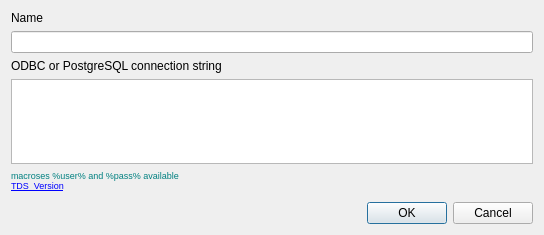
<?xml version="1.0" encoding="UTF-8"?>
<ui version="4.0">
 <class>ConnectionDialog</class>
 <widget class="QDialog" name="ConnectionDialog">
  <property name="geometry">
   <rect>
    <x>0</x>
    <y>0</y>
    <width>544</width>
    <height>235</height>
   </rect>
  </property>
  <property name="windowTitle">
   <string>dbms connection</string>
  </property>
  <layout class="QVBoxLayout" name="verticalLayout">
   <item>
    <widget class="QLabel" name="label">
     <property name="text">
      <string>Name</string>
     </property>
    </widget>
   </item>
   <item>
    <widget class="QLineEdit" name="editName"/>
   </item>
   <item>
    <widget class="QLabel" name="label_2">
     <property name="text">
      <string>ODBC or PostgreSQL connection string</string>
     </property>
    </widget>
   </item>
   <item>
    <widget class="QPlainTextEdit" name="editCS"/>
   </item>
   <item>
    <widget class="QLabel" name="label_3">
     <property name="styleSheet">
      <string notr="true">QLabel { font-size: 7pt; color: teal;}</string>
     </property>
     <property name="text">
      <string>&lt;html&gt;&lt;head/&gt;&lt;body&gt;&lt;span&gt;macroses %user% and %pass% available&lt;/span&gt;&lt;br/&gt;&lt;span&gt;&lt;a href=&quot;http://www.freetds.org/userguide/choosingtdsprotocol.htm&quot;&gt;&lt;span style=&quot; text-decoration: underline; color:#0000ff;&quot;&gt;TDS_Version&lt;/span&gt;&lt;/a&gt;&lt;/span&gt;&lt;/body&gt;&lt;/html&gt;</string>
     </property>
     <property name="wordWrap">
      <bool>true</bool>
     </property>
     <property name="openExternalLinks">
      <bool>true</bool>
     </property>
    </widget>
   </item>
   <item>
    <spacer name="verticalSpacer">
     <property name="orientation">
      <enum>Qt::Vertical</enum>
     </property>
     <property name="sizeType">
      <enum>QSizePolicy::Fixed</enum>
     </property>
     <property name="sizeHint" stdset="0">
      <size>
       <width>20</width>
       <height>5</height>
      </size>
     </property>
    </spacer>
   </item>
   <item>
    <widget class="QDialogButtonBox" name="buttonBox">
     <property name="orientation">
      <enum>Qt::Horizontal</enum>
     </property>
     <property name="standardButtons">
      <set>QDialogButtonBox::Cancel|QDialogButtonBox::Ok</set>
     </property>
    </widget>
   </item>
  </layout>
 </widget>
 <resources/>
 <connections>
  <connection>
   <sender>buttonBox</sender>
   <signal>accepted()</signal>
   <receiver>ConnectionDialog</receiver>
   <slot>accept()</slot>
   <hints>
    <hint type="sourcelabel">
     <x>257</x>
     <y>224</y>
    </hint>
    <hint type="destinationlabel">
     <x>157</x>
     <y>274</y>
    </hint>
   </hints>
  </connection>
  <connection>
   <sender>buttonBox</sender>
   <signal>rejected()</signal>
   <receiver>ConnectionDialog</receiver>
   <slot>reject()</slot>
   <hints>
    <hint type="sourcelabel">
     <x>325</x>
     <y>224</y>
    </hint>
    <hint type="destinationlabel">
     <x>286</x>
     <y>274</y>
    </hint>
   </hints>
  </connection>
 </connections>
</ui>
